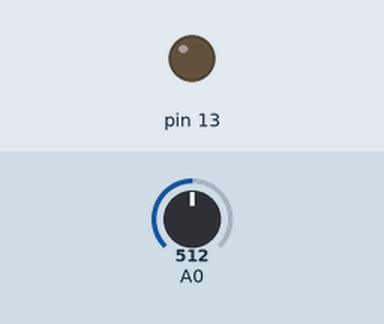
A sketch run on a simulated Arduino Uno, built with avr-gcc and run on an emulated ATmega328P. On the bench: output pins drawn as LEDs (lit = HIGH). The test bench sets the inputs (shaded band); at power-on: A0 = 512.

Above: at 1.2 s.
1.3 s: A0 set to 693
2.8 s: A0 set to 718
At 3.7 s:
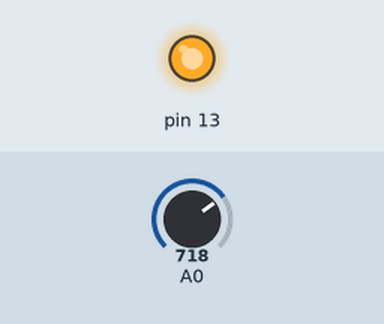
4.3 s: A0 set to 690
At 4.8 s:
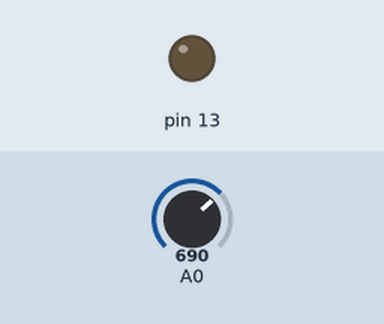
5.8 s: A0 set to 710
At 7.2 s:
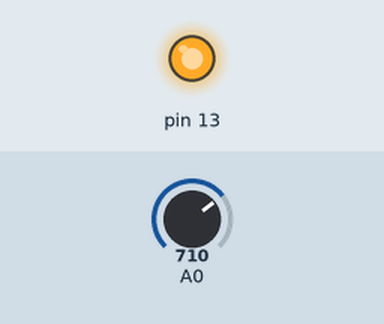
Timing chart, 0 to 8.3 s (numbered marks = the images above; inputs shaded):
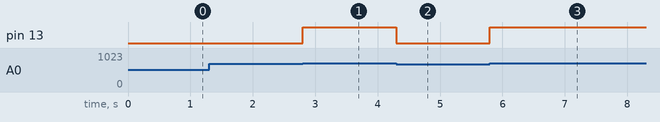

The sketch:

CDStest.ino
```cpp
 void setup() {
     pinMode(13,OUTPUT) ;   // LED接続のピン(13番)をデジタル出力に設定
 }
 void loop() {
    int ans ;

     ans = analogRead(0) ;  // CDS接続のアナログピン０番を読み取る
     if (ans >= 700) {      // 700がしきい値です
          // 光がしきい値より暗く(大きく)なったなら処理
          digitalWrite(13, HIGH) ;  // LEDを点灯(HIGH（5V）)で出力
     } else {
          // 光がしきい値より明るく(小さく)なったなら処理
          digitalWrite(13, LOW) ;   // LEDを消灯(LOW（0V）)で出力
     }
 }
```

Measured:
- the behaviour switches between 699 and 700 on A0 (found by bisection; images 0 and 1)
- after the input at 1.3 s, every drawn part: stays the same
- after the input at 2.8 s, pin 13: LOW → HIGH at once
- after the input at 4.3 s, pin 13: HIGH → LOW at once
- after the input at 5.8 s, pin 13: LOW → HIGH at once
